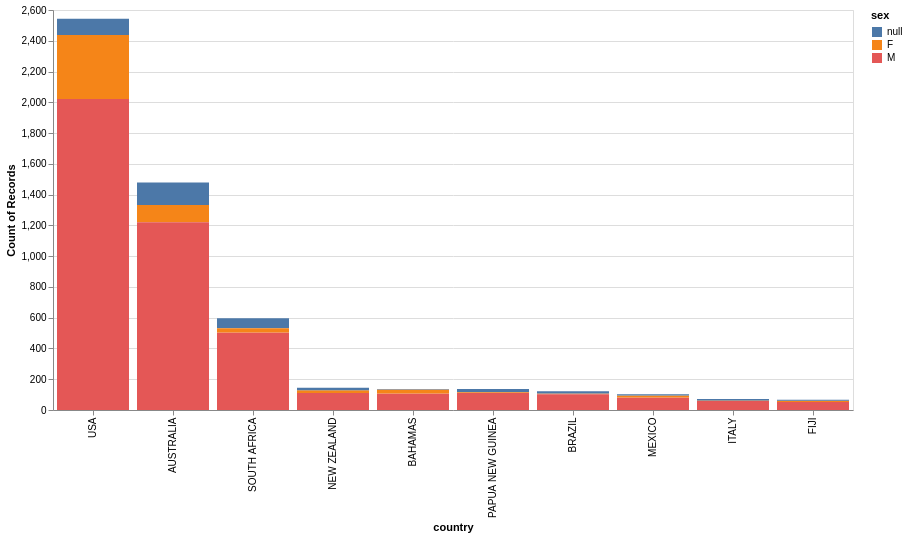

The cell this chart's notebook holds for it:
### Code cell
top_countries = sharks['country'].value_counts().head(10).index

# Filter the data to only include the top 10 countries
filtered_sharks = sharks[sharks["country"].isin(top_countries)]

alt.Chart(filtered_sharks).mark_bar().encode(
    x=alt.X("country", sort='-y'),
    y=alt.Y("count()"),
    color="sex"
).properties(
    width=800,
    height=400
)

### Figure 1 — Vega specification as saved in the notebook (floating-point values rounded to 4 significant figures)
{"$schema": "https://vega.github.io/schema/vega/v5.json", "data": [{"name": "source_0"}, {"name": "data_0", "values": [{"__count_end": 2022.0, "__count_start": 0.0, "country": "USA", "sex": "M"}, {"__count_end": 2438.0, "__count_start": 2022.0, "country": "USA", "sex": "F"}, {"__count_end": 1333.0, "__count_start": 1221.0, "country": "AUSTRALIA", "sex": "F"}, {"__count_end": 107.0, "__count_start": 0.0, "country": "BAHAMAS", "sex": "M"}, {"__count_end": 1221.0, "__count_start": 0.0, "country": "AUSTRALIA", "sex": "M"}, {"__count_end": 503.0, "__count_start": 0.0, "country": "SOUTH AFRICA", "sex": "M"}, {"__count_end": 81.0, "__count_start": 0.0, "country": "MEXICO", "sex": "M"}, {"__count_end": 129.0, "__count_start": 110.0, "country": "NEW ZEALAND", "sex": "F"}, {"__count_end": 94.0, "__count_start": 81.0, "country": "MEXICO", "sex": "F"}, {"__count_end": 133.0, "__count_start": 107.0, "country": "BAHAMAS", "sex": "F"}, {"__count_end": 110.0, "__count_start": 0.0, "country": "NEW ZEALAND", "sex": "M"}, {"__count_end": 2543.0, "__count_start": 2438.0, "country": "USA", "sex": null}, {"__count_end": 596.0, "__count_start": 531.0, "country": "SOUTH AFRICA", "sex": null}, {"__count_end": 108.0, "__count_start": 102.0, "country": "BRAZIL", "sex": "F"}, {"__count_end": 102.0, "__count_start": 0.0, "country": "BRAZIL", "sex": "M"}, {"__count_end": 52.0, "__count_start": 0.0, "country": "FIJI", "sex": "M"}, {"__count_end": 531.0, "__count_start": 503.0, "country": "SOUTH AFRICA", "sex": "F"}, {"__count_end": 1479.0, "__count_start": 1333.0, "country": "AUSTRALIA", "sex": null}, {"__count_end": 136.0, "__count_start": 133.0, "country": "BAHAMAS", "sex": null}, {"__count_end": 110.0, "__count_start": 0.0, "country": "PAPUA NEW GUINEA", "sex": "M"}, {"__count_end": 58.0, "__count_start": 0.0, "country": "ITALY", "sex": "M"}, {"__count_end": 103.0, "__count_start": 94.0, "country": "MEXICO", "sex": null}, {"__count_end": 144.0, "__count_start": 129.0, "country": "NEW ZEALAND", "sex": null}, {"__count_end": 122.0, "__count_start": 108.0, "country": "BRAZIL", "sex": null}, {"__count_end": 136.0, "__count_start": 116.0, "country": "PAPUA NEW GUINEA", "sex": null}, {"__count_end": 72.0, "__count_start": 60.0, "country": "ITALY", "sex": null}, {"__count_end": 60.0, "__count_start": 52.0, "country": "FIJI", "sex": "F"}, {"__count_end": 60.0, "__count_start": 58.0, "country": "ITALY", "sex": "F"}, {"__count_end": 116.0, "__count_start": 110.0, "country": "PAPUA NEW GUINEA", "sex": "F"}, {"__count_end": 67.0, "__count_start": 60.0, "country": "FIJI", "sex": null}]}, {"name": "source_0_x_domain_country", "values": [{"country": "USA", "sort_field": 2543}, {"country": "AUSTRALIA", "sort_field": 1479}, {"country": "BAHAMAS", "sort_field": 136}, {"country": "SOUTH AFRICA", "sort_field": 596}, {"country": "MEXICO", "sort_field": 103}, {"country": "NEW ZEALAND", "sort_field": 144}, {"country": "BRAZIL", "sort_field": 122}, {"country": "FIJI", "sort_field": 67}, {"country": "PAPUA NEW GUINEA", "sort_field": 136}, {"country": "ITALY", "sort_field": 72}]}, {"name": "data_0_color_domain_sex", "values": [{"sex": "M"}, {"sex": "F"}, {"sex": null}]}], "marks": [{"type": "rect", "name": "marks", "from": {"data": "data_0"}, "encode": {"update": {"y2": {"field": "__count_start", "scale": "y"}, "fill": {"field": "sex", "scale": "color"}, "width": {"signal": "max(0.25, bandwidth('x'))"}, "y": {"field": "__count_end", "scale": "y"}, "x": {"field": "country", "scale": "x"}}}, "style": ["bar"]}], "scales": [{"name": "x", "type": "band", "domain": {"data": "source_0_x_domain_country", "field": "country", "sort": {"op": "max", "field": "sort_field", "order": "descending"}}, "range": [0, {"signal": "width"}], "paddingInner": 0.1, "paddingOuter": 0.05}, {"name": "y", "type": "linear", "domain": {"data": "data_0", "fields": ["__count_start", "__count_end"]}, "range": [{"signal": "height"}, 0], "zero": true, "nice": true}, {"name": "color", "type": "ordinal", "domain": {"data": "data_0_color_domain_sex", "field": "sex", "sort": true}, "range": "category"}], "axes": [{"scale": "y", "ticks": false, "orient": "left", "labels": false, "gridScale": "x", "zindex": 0, "aria": false, "tickCount": {"signal": "ceil(height/40)"}, "grid": true, "maxExtent": 0, "minExtent": 0, "domain": false}, {"scale": "x", "zindex": 0, "labelBaseline": "middle", "title": "country", "grid": false, "orient": "bottom", "labelAlign": "right", "labelAngle": 270}, {"scale": "y", "orient": "left", "title": "Count of Records", "grid": false, "zindex": 0, "labelOverlap": true, "tickCount": {"signal": "ceil(height/40)"}}], "width": 800, "style": "cell", "background": "white", "legends": [{"fill": "color", "symbolType": "square", "title": "sex"}], "height": 400, "padding": 5}
